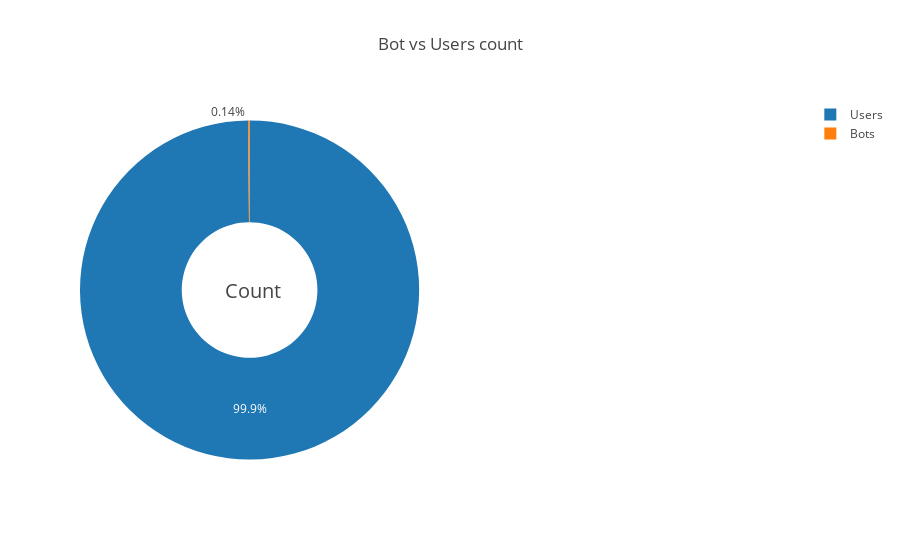

Notebook source saved alongside this figure:
### Code cell
fig = {
  "data": [
    {
      "values": [bot_count, user_count],
      "labels": [
        "Bots",
        "Users"
      ],
      "domain": {"column": 0},
      "name": "Bot vs Users count",
      "hoverinfo":"label+percent+name",
      "hole": .4,
      "type": "pie"
    }],
  "layout": {
        "title":"Bot vs Users count",
        "grid": {"rows": 1, "columns": 2},
        "annotations": [
            {
                "font": {
                    "size": 20
                },
                "showarrow": False,
                "text": "Count",
                "x": 0.20,
                "y": 0.5
            }
        ]
    }
}
plotly.offline.iplot(fig, filename='donut')

### Figure 1 — Plotly figure (JSON) as saved in the notebook; plotly's stock layout.template omitted (floating-point values rounded to 4 significant figures)
{"data": [{"domain": {"column": 0}, "hole": 0.4, "hoverinfo": "label+percent+name", "labels": ["Bots", "Users"], "name": "Bot vs Users count", "type": "pie", "uid": "9e03e668-bba1-4724-b92b-5d70691e5a6a", "values": [522, 371182]}], "layout": {"annotations": [{"font": {"size": 20}, "showarrow": false, "text": "Count", "x": 0.2, "y": 0.5}], "grid": {"columns": 2, "rows": 1}, "title": {"text": "Bot vs Users count"}}}
